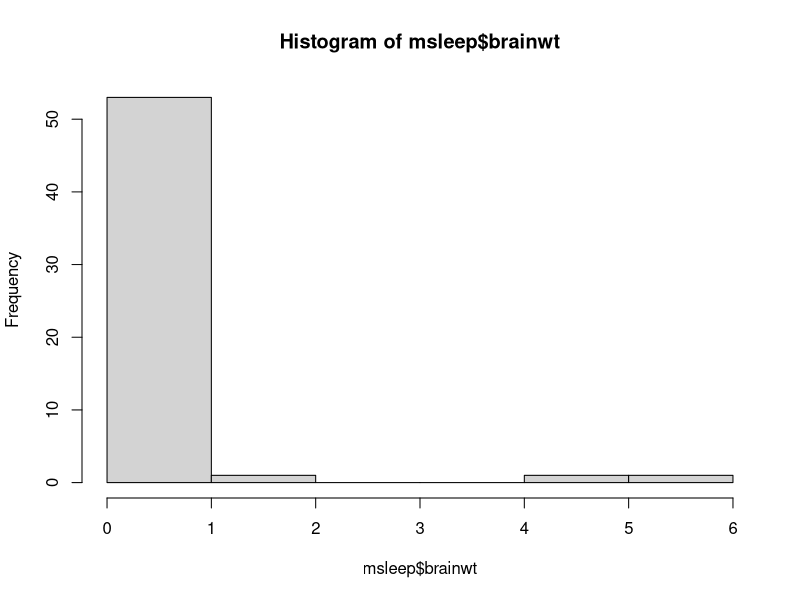
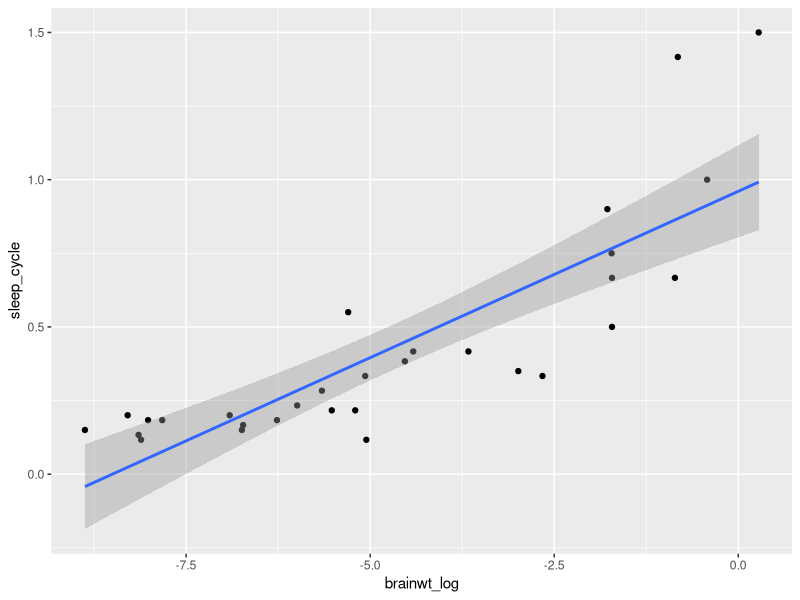

Write R code to recreate these figures, in order.
## ---- chunk 1
library(tidyverse)
## ---- chunk 2
head(msleep)
## ---- chunk 3
quantile(msleep$brainwt, na.rm = TRUE)
## ---- chunk 4
median(msleep$brainwt, na.rm = TRUE)
mean(msleep$brainwt, na.rm = TRUE)
## ---- chunk 5
sd(msleep$brainwt, na.rm = TRUE)
IQR(msleep$brainwt, na.rm = TRUE)
## ---- chunk 6
hist(msleep$brainwt)
## ---- chunk 7
t.test(msleep$brainwt)
## ---- chunk 8
insectivores <- msleep %>% 
  filter(vore == "insecti") %>%
  select(awake)
head(insectivores)

other.mammals <- msleep %>% 
  filter(vore != "insecti") %>%
  select(awake)
head(other.mammals)

t.test(insectivores, other.mammals, alternative = "less")
## ---- chunk 9
anova.msleep <- aov(awake ~ vore, data = msleep)
summary(anova.msleep)
## ---- chunk 10
cor(msleep$brainwt, msleep$bodywt)
## ---- chunk 11
summary(msleep$bodywt)
summary(msleep$brainwt)
## ---- chunk 12
msleep2 <- msleep %>% drop_na(brainwt)
dim(msleep)
dim(msleep2)
## ---- chunk 13
cor(msleep2$brainwt, msleep2$bodywt)
## ---- chunk 14
msleep2 <- msleep %>% 
  mutate(brainwt_log = log(brainwt)) %>% 
  drop_na(brainwt_log, sleep_cycle)
ggplot(msleep2, aes(x = brainwt_log, y = sleep_cycle)) + 
  geom_point() + geom_smooth(method = "lm")
## ---- chunk 15
cor(msleep2$brainwt_log, msleep2$sleep_cycle, method = "pearson")
cor(msleep2$brainwt_log, msleep2$sleep_cycle, method = "spearman")
## ---- chunk 16
my.mod <- lm(formula = brainwt ~ bodywt, data = msleep2)
summary(my.mod)
## ---- chunk 17
my.mod2 <- lm(formula = sleep_total ~ bodywt + brainwt, data = msleep2)
summary(my.mod2)
## ---- chunk 18
my.mod2 <- lm(formula = sleep_total ~ bodywt + brainwt, data = msleep2)
summary(my.mod2)
